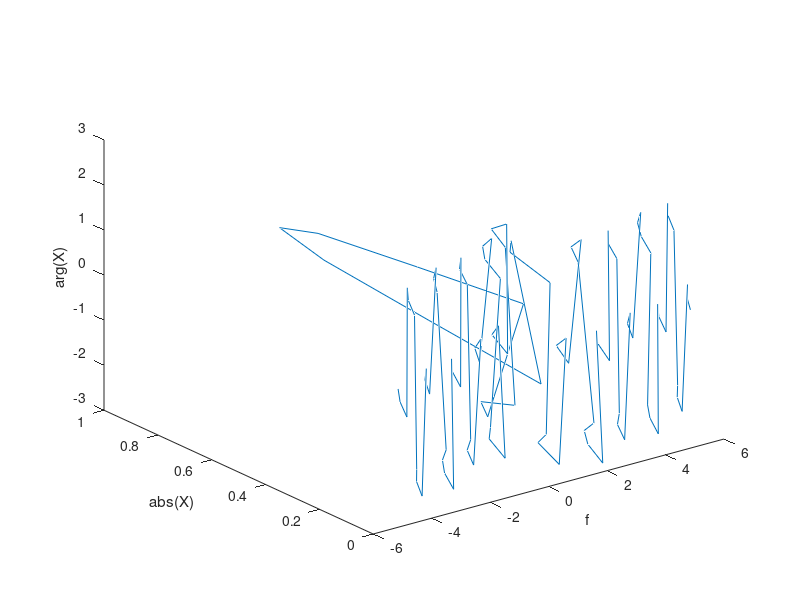

The MATLAB script that drew this image:
#x = 0:0.1:3
#y = 2 * exp(i * x * 2 * pi * 1000);

#plot3(x,real(y),imag(y))
#xlabel('t')
#ylabel('Re(x)')
#zlabel('Im(x)')

#plot3(x,abs(y),arg(y))
#xlabel('t')
#ylabel('abs(x)')
#zlabel('arg(x)')



#x = -5:0.1:5
#y = sinc((pi .* x)) .* exp(-i .* pi .* x);
#plot3(x, real(y), imag(y))
#xlabel('f')
#ylabel('Re(X)')
#zlabel('Im(X)')

x = -5:0.1:5
y = sinc((pi .* x)) .* exp(-i .* pi .* x);
plot3(x, abs(y), arg(y))
xlabel('f')
ylabel('abs(X)')
zlabel('arg(X)')
